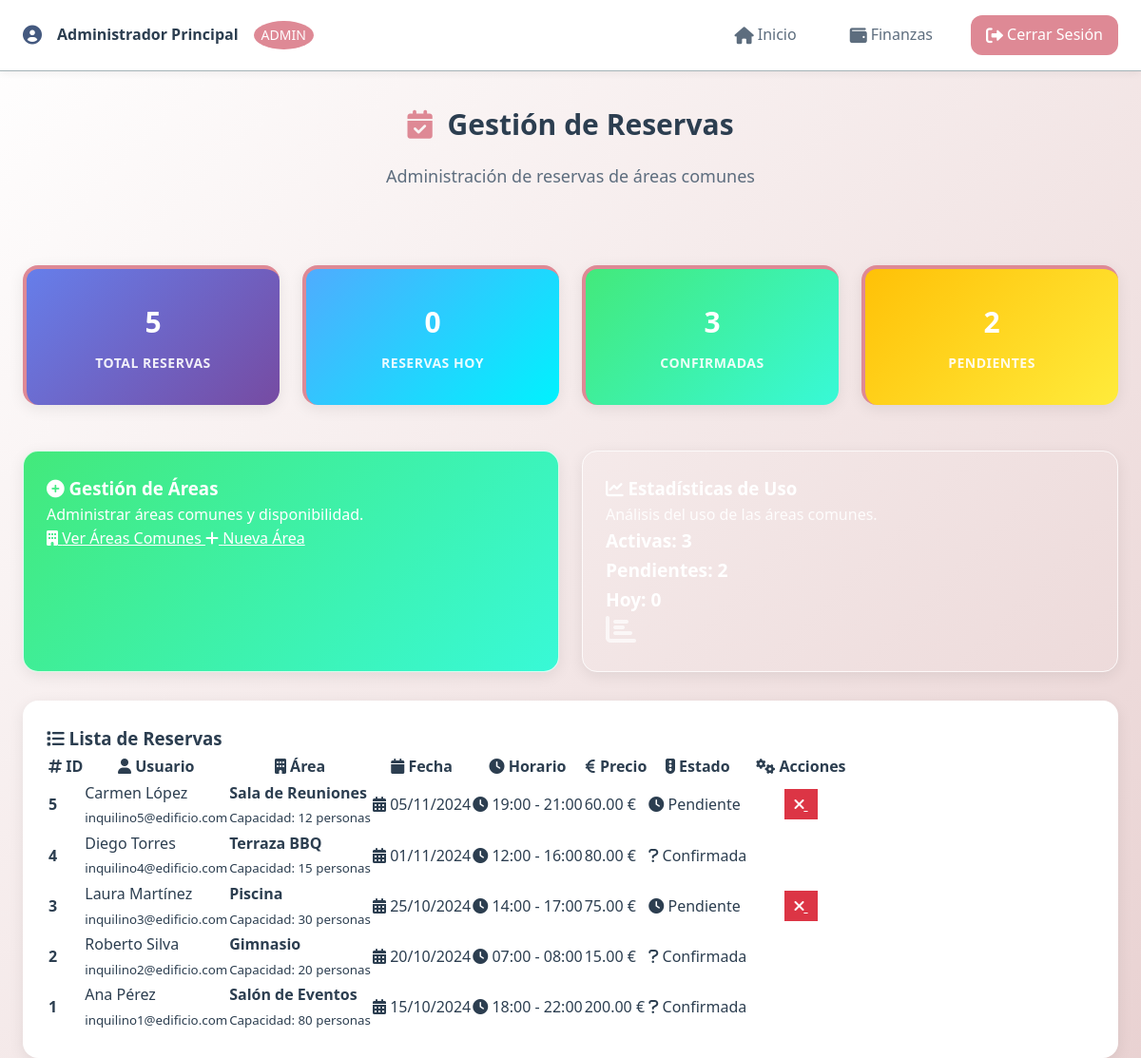
Page /views/admin/reservas.php (signed in) on the committed database.
### tables this page shows
CREATE TABLE `reservas` (
  `id` bigint(20) UNSIGNED NOT NULL,
  `inquilino_id` bigint(20) UNSIGNED NOT NULL,
  `area_comun_id` bigint(20) UNSIGNED NOT NULL,
  `fecha_inicio` datetime NOT NULL,
  `fecha_fin` datetime NOT NULL,
  `estado` enum('pendiente','confirmada','cancelada') NOT NULL DEFAULT 'pendiente',
  `descripcion` text DEFAULT NULL,
  `precio_total` decimal(8,2) DEFAULT NULL,
  `created_at` timestamp NULL DEFAULT NULL,
  `updated_at` timestamp NULL DEFAULT NULL
);

CREATE TABLE `users` (
  `id` bigint(20) UNSIGNED NOT NULL,
  `name` varchar(255) NOT NULL,
  `email` varchar(255) NOT NULL,
  `email_verified_at` timestamp NULL DEFAULT NULL,
  `password` varchar(255) NOT NULL,
  `role` enum('admin','empleado','inquilino') NOT NULL DEFAULT 'inquilino',
  `remember_token` varchar(100) DEFAULT NULL,
  `password_reset_token` varchar(255) DEFAULT NULL,
  `password_reset_expires` timestamp NULL DEFAULT NULL,
  `failed_login_attempts` int(11) DEFAULT 0,
  `locked_until` timestamp NULL DEFAULT NULL,
  `last_failed_login` timestamp NULL DEFAULT NULL,
  `password_changed_at` timestamp NULL DEFAULT NULL,
  `account_locked` tinyint(1) DEFAULT 0,
  `created_at` timestamp NULL DEFAULT NULL,
  `updated_at` timestamp NULL DEFAULT NULL,
  `last_login_at` datetime DEFAULT NULL,
  `reset_token` varchar(100) DEFAULT NULL,
  `reset_token_expires` datetime DEFAULT NULL
);

CREATE TABLE `areas_comunes` (
  `id` bigint(20) UNSIGNED NOT NULL,
  `nombre` varchar(100) NOT NULL,
  `descripcion` text DEFAULT NULL,
  `capacidad` int(11) DEFAULT NULL,
  `precio_hora` decimal(8,2) DEFAULT NULL,
  `estado` enum('disponible','mantenimiento','fuera_de_servicio') NOT NULL DEFAULT 'disponible',
  `horario_apertura` time DEFAULT NULL,
  `horario_cierre` time DEFAULT NULL,
  `created_at` timestamp NULL DEFAULT NULL,
  `updated_at` timestamp NULL DEFAULT NULL
);

### views/admin/reservas.php (the view, shortened to what this page needs)
<?php
require_once '../../includes/functions.php';
require_once '../../includes/header.php';
$database = new Database();
$db = $database->getConnection();
$reservas = [];
$total_reservas = 0;
$reservas_hoy = 0;
$reservas_activas = 0;
$reservas_pendientes = 0;
try {
    $query = "SELECT r.*,
                     u.name as usuario_nombre,
                     u.email as usuario_email,
                     ac.nombre as area_nombre,
                     ac.capacidad as area_capacidad
              FROM reservas r
              LEFT JOIN inquilinos i ON r.inquilino_id = i.id
              LEFT JOIN users u ON i.user_id = u.id
              LEFT JOIN areas_comunes ac ON r.area_comun_id = ac.id
              ORDER BY r.fecha_inicio DESC";
    $stmt = $db->prepare($query);
    $stmt->execute();
    $reservas = $stmt->fetchAll(PDO::FETCH_ASSOC);
    $total_reservas = count($reservas);
    $reservas_hoy = count(array_filter($reservas, function($r) {
        return isset($r['fecha_inicio']) && date('Y-m-d', strtotime($r['fecha_inicio'])) == date('Y-m-d');
    }));
    $reservas_activas = count(array_filter($reservas, function($r) {
        return isset($r['estado']) && $r['estado'] == 'confirmada';
    }));
    $reservas_pendientes = count(array_filter($reservas, function($r) {
        return isset($r['estado']) && $r['estado'] == 'pendiente';
    }));
} catch (PDOException $e) {
    $error = "Error al obtener reservas: " . $e->getMessage();
}
?>
<div class="bento-page-header">
    <h1 class="bento-page-title"><i class="fas fa-calendar-check"></i> Gestión de Reservas</h1>
    <p class="bento-page-subtitle">Administración de reservas de áreas comunes</p>
</div>
<div class="bento-stats-grid">
    <div class="bento-stat-card" style="background: linear-gradient(135deg, #667eea 0%, #764ba2 100%);">
        <div class="bento-stat-number" style="color: white;"><?php echo $total_reservas; ?></div>
        <div class="bento-stat-label" style="color: rgba(255,255,255,0.9);">Total Reservas</div>
    </div>
    <div class="bento-stat-card" style="background: linear-gradient(135deg, #4facfe 0%, #00f2fe 100%);">
        <div class="bento-stat-number" style="color: white;"><?php echo $reservas_hoy; ?></div>
        <div class="bento-stat-label" style="color: rgba(255,255,255,0.9);">Reservas Hoy</div>
    </div>
    <div class="bento-stat-card" style="background: linear-gradient(135deg, #43e97b 0%, #38f9d7 100%);">
        <div class="bento-stat-number" style="color: white;"><?php echo $reservas_activas; ?></div>
        <div class="bento-stat-label" style="color: rgba(255,255,255,0.9);">Confirmadas</div>
    </div>
    <div class="bento-stat-card" style="background: linear-gradient(135deg, #ffc107 0%, #ffeb3b 100%);">
        <div class="bento-stat-number" style="color: white;"><?php echo $reservas_pendientes; ?></div>
        <div class="bento-stat-label" style="color: rgba(255,255,255,0.9);">Pendientes</div>
    </div>
</div>
<div class="bento-grid" style="margin-bottom: 30px;">
    <div class="bento-card" style="background: linear-gradient(135deg, #43e97b 0%, #38f9d7 100%); color: white;">
        <h3><i class="fas fa-plus-circle"></i> Gestión de Áreas</h3>
        <p style="color: var(--dark-blue);">Administrar áreas comunes y disponibilidad.</p>
        <div class="d-flex gap-10" style="flex-wrap: wrap;">
            <a href="areas_comunes.php" class="btn" style="background: var(--dark-blue); color: white;">
                <i class="fas fa-building"></i> Ver Áreas Comunes
            </a>
            <a href="nueva_area.php" class="btn" style="background: var(--primary-blue); color: white;">
                <i class="fas fa-plus"></i> Nueva Área
            </a>
        </div>
    </div>
    <div class="bento-card" style="background: linear-gradient(135deg, var(--primary-blue), var(--secondary-green)); color: white;">
        <h3><i class="fas fa-chart-line"></i> Estadísticas de Uso</h3>
        <p style="color: rgba(255,255,255,0.9);">Análisis del uso de las áreas comunes.</p>
        <div class="d-flex justify-between align-center">
            <div>
                <strong style="font-size: 1.2rem;">
                    Activas: <?php echo $reservas_activas; ?><br>
                    Pendientes: <?php echo $reservas_pendientes; ?><br>
                    Hoy: <?php echo $reservas_hoy; ?>
                </strong>
            </div>
            <i class="fas fa-chart-bar" style="font-size: 2rem; opacity: 0.7;"></i>
        </div>
    </div>
</div>
<div class="bento-card">
    <h3><i class="fas fa-list"></i> Lista de Reservas</h3>
    <?php if (!empty($reservas)): ?>
        <div class="table-container">
            <table class="table">
                <thead>
                    <tr>
                        <th><i class="fas fa-hashtag"></i> ID</th>
                        <th><i class="fas fa-user"></i> Usuario</th>
                        <th><i class="fas fa-building"></i> Área</th>
                        <th><i class="fas fa-calendar"></i> Fecha</th>
                        <th><i class="fas fa-clock"></i> Horario</th>
                        <th><i class="fas fa-euro-sign"></i> Precio</th>
                        <th><i class="fas fa-traffic-light"></i> Estado</th>
                        <th><i class="fas fa-cogs"></i> Acciones</th>
                    </tr>
                </thead>
                <tbody>
                    <?php foreach ($reservas as $reserva): ?>
                        <tr>
                            <td><strong><?php echo $reserva['id']; ?></strong></td>
                            <td>
                                <?php echo htmlspecialchars($reserva['usuario_nombre'] ?? 'N/A'); ?>
                                <br><small style="color: var(--dark-gray);"><?php echo htmlspecialchars($reserva['usuario_email'] ?? 'N/A'); ?></small>
                            </td>
                            <td>
                                <strong><?php echo htmlspecialchars($reserva['area_nombre'] ?? 'N/A'); ?></strong>
                                <br><small style="color: var(--dark-gray);">Capacidad: <?php echo $reserva['area_capacidad'] ?? 0; ?> personas</small>
                            </td>
                            <td>
                                <i class="fas fa-calendar-alt"></i>
                                <?php
                                if (isset($reserva['fecha_inicio'])) {
                                    echo date('d/m/Y', strtotime($reserva['fecha_inicio']));
                                } else {
                                    echo 'N/A';
                                }
                                ?>
                            </td>
                            <td>
                                <i class="fas fa-clock"></i>
                                <?php
                                if (isset($reserva['fecha_inicio']) && isset($reserva['fecha_fin'])) {
                                    echo date('H:i', strtotime($reserva['fecha_inicio'])) . ' - ' . date('H:i', strtotime($reserva['fecha_fin']));
                                } else {
                                    echo 'N/A';
                                }
                                ?>
                            </td>
                            <td>
                                <span class="badge" style="background: var(--accent-mint); color: var(--dark-blue);">
                                    <?php echo number_format($reserva['precio_total'] ?? 0, 2); ?> €
                                </span>
                            </td>
                            <td>
                                <?php
                                $estado_mostrar = $reserva['estado_calculado'] ?? $reserva['estado'];
                                switch($estado_mostrar) {
                                    default:
                                        echo getStatusBadge($reserva['estado']);
                                }
                                ?>
                            </td>
                            <td>
                                <div class="d-flex gap-5">
                                    <?php if ($reserva['estado'] == 'pendiente'): ?>
                                        <a href="aprobar_reserva.php?id=<?php echo $reserva['id']; ?>"
                                           class="btn btn-sm" style="background: var(--secondary-green); color: white; padding: 5px 10px;">
                                            <i class="fas fa-check"></i>
                                        </a>
                                        <a href="rechazar_reserva.php?id=<?php echo $reserva['id']; ?>"
                                           class="btn btn-sm" style="background: #dc3545; color: white; padding: 5px 10px;">
                                            <i class="fas fa-times"></i>
                                        </a>
                                    <?php endif; ?>
                                    <a href="detalle_reserva.php?id=<?php echo $reserva['id']; ?>"
                                       class="btn btn-sm" style="background: var(--primary-blue); color: white; padding: 5px 10px;">
                                        <i class="fas fa-eye"></i>
                                    </a>
                                </div>
                            </td>
                        </tr>
                    <?php endforeach; ?>
                </tbody>
            </table>
        </div>
    <?php endif; ?>
</div>
<?php require_once '../../includes/footer.php'; ?>

### includes/functions.php (shortened to what this page needs)
<?php
function getStatusBadge($status) {
    $badges = [
        'activo' => ['class' => 'status-active', 'icon' => 'check-circle', 'text' => 'Activo'],
        'inactivo' => ['class' => 'status-expired', 'icon' => 'times-circle', 'text' => 'Inactivo'],
        'pendiente' => ['class' => 'status-pending', 'icon' => 'clock', 'text' => 'Pendiente'],
        'vencido' => ['class' => 'status-expired', 'icon' => 'exclamation-triangle', 'text' => 'Vencido']
    ];
    $badge = $badges[$status] ?? ['class' => 'status-pending', 'icon' => 'question', 'text' => ucfirst($status)];
    return "<span class='status-badge {$badge['class']}'>
                <i class='fas fa-{$badge['icon']}'></i> {$badge['text']}
            </span>";
}
?>

### assets/css/bento-style.css (style rules this page uses)
:root { --color-light-gray: #A5B3B7; --color-beige: #E5D7D5; --color-pink: #DE8995; --color-blush: #E9D2D2; --color-dark-blue: #44597F; --color-light-gray-light: #B8C5C9; --color-beige-light: #F0E8E6; --color-pink-light: #E5A3B0; --color-blush-light: #F2E4E4; --color-dark-blue-light: #5A7296; --text-primary: #2C3E50; --text-secondary: #5D6D7E; --text-light: #BDC3C7; --text-white: #FFFFFF; --bg-primary: #FFFFFF; --bg-secondary: var(--color-blush); --bg-accent: var(--color-beige); --bg-dark: var(--color-dark-blue); --shadow-sm: 0 2px 8px rgba(0, 0, 0, 0.06); --shadow-md: 0 4px 16px rgba(0, 0, 0, 0.08); --shadow-lg: 0 8px 32px rgba(0, 0, 0, 0.12); --shadow-xl: 0 16px 48px rgba(0, 0, 0, 0.15); --border-radius-sm: 8px; --border-radius-md: 12px; --border-radius-lg: 16px; --border-radius-xl: 24px; --border-radius-full: 50%; --spacing-xs: 4px; --spacing-sm: 8px; --spacing-md: 16px; --spacing-lg: 24px; --spacing-xl: 32px; --spacing-2xl: 48px; --transition-fast: 0.15s ease; --transition-normal: 0.25s ease; --transition-slow: 0.4s ease; --font-family-primary: 'Segoe UI', Tahoma, Geneva, Verdana, sans-serif; --font-family-mono: 'Consolas', 'Monaco', 'Courier New', monospace; --font-size-xs: 0.75rem; --font-size-sm: 0.875rem; --font-size-base: 1rem; --font-size-lg: 1.125rem; --font-size-xl: 1.25rem; --font-size-2xl: 1.5rem; --font-size-3xl: 1.875rem; --font-size-4xl: 2.25rem; --font-weight-normal: 400; --font-weight-medium: 500; --font-weight-semibold: 600; --font-weight-bold: 700; }
* { margin: 0; padding: 0; box-sizing: border-box; }
html { scroll-behavior: smooth; }
body { font-family: var(--font-family-primary); font-size: var(--font-size-base); line-height: 1.6; color: var(--text-primary); background: linear-gradient(135deg, var(--bg-primary) 0%, var(--bg-secondary) 100%); min-height: 100vh; }
.bento-card { background: var(--bg-primary); border-radius: var(--border-radius-lg); box-shadow: var(--shadow-md); padding: var(--spacing-lg); transition: var(--transition-normal); border: 1px solid rgba(255, 255, 255, 0.8); position: relative; overflow: hidden; }
.bento-card::before { content: ''; position: absolute; top: 0; left: 0; right: 0; height: 4px; background: linear-gradient(90deg, var(--color-pink), var(--color-dark-blue)); opacity: 0; transition: var(--transition-normal); }
.bento-grid { display: grid; grid-template-columns: repeat(auto-fit, minmax(300px, 1fr)); gap: var(--spacing-lg); margin: var(--spacing-xl) 0; }
.bento-stat-card { background: var(--bg-primary); border-radius: var(--border-radius-md); padding: var(--spacing-lg); text-align: center; box-shadow: var(--shadow-sm); border-left: 4px solid var(--color-pink); transition: var(--transition-normal); }
.bento-stat-number { font-size: var(--font-size-3xl); font-weight: var(--font-weight-bold); color: var(--color-dark-blue); margin-bottom: var(--spacing-sm); }
.bento-stat-label { font-size: var(--font-size-sm); color: var(--text-secondary); text-transform: uppercase; letter-spacing: 0.5px; }
.justify-between { justify-content: space-between; }
.bento-page-header { text-align: center; margin-bottom: var(--spacing-2xl); padding: var(--spacing-xl) 0; }
.bento-page-title { font-size: var(--font-size-3xl); font-weight: var(--font-weight-bold); color: var(--text-primary); margin-bottom: var(--spacing-md); }
.bento-page-title i { color: var(--color-pink); margin-right: var(--spacing-sm); }
.bento-page-subtitle { color: var(--text-secondary); font-size: var(--font-size-lg); }
.bento-stats-grid { display: grid; grid-template-columns: repeat(auto-fit, minmax(250px, 1fr)); gap: var(--spacing-lg); margin-bottom: var(--spacing-2xl); }
.bento-stat-card { background: var(--bg-primary); padding: var(--spacing-xl); border-radius: var(--border-radius-lg); box-shadow: var(--shadow-md); text-align: center; border-top: 4px solid var(--color-pink); transition: var(--transition-normal); }
.bento-stat-label { color: var(--text-secondary); font-size: var(--font-size-sm); text-transform: uppercase; letter-spacing: 0.5px; font-weight: var(--font-weight-semibold); }

### rows in the picture
reservas: id "5", users.name "Carmen López", users.email "inquilino5@edificio.com", areas_comunes.nombre "Sala de Reuniones", areas_comunes.capacidad "12", fecha_inicio "05/11/2024", fecha_inicio "19:00", fecha_fin "21:00", precio_total "60.00", estado "Pendiente"
reservas: id "4", users.name "Diego Torres", users.email "inquilino4@edificio.com", areas_comunes.nombre "Terraza BBQ", areas_comunes.capacidad "15", fecha_inicio "01/11/2024", fecha_inicio "12:00", fecha_fin "16:00", precio_total "80.00", estado "Confirmada"
reservas: id "3", users.name "Laura Martínez", users.email "inquilino3@edificio.com", areas_comunes.nombre "Piscina", areas_comunes.capacidad "30", fecha_inicio "25/10/2024", fecha_inicio "14:00", fecha_fin "17:00", precio_total "75.00", estado "Pendiente"
reservas: id "2", users.name "Roberto Silva", users.email "inquilino2@edificio.com", areas_comunes.nombre "Gimnasio", areas_comunes.capacidad "20", fecha_inicio "20/10/2024", fecha_inicio "07:00", fecha_fin "08:00", precio_total "15.00", estado "Confirmada"
reservas: id "1", users.name "Ana Pérez", users.email "inquilino1@edificio.com", areas_comunes.nombre "Salón de Eventos", areas_comunes.capacidad "80", fecha_inicio "15/10/2024", fecha_inicio "18:00", fecha_fin "22:00", precio_total "200.00", estado "Confirmada"

### other values in the picture
$_SESSION['user_name'] "Administrador Principal"
$_SESSION['role'] "ADMIN"
$total_reservas "5"
$reservas_hoy "0"
$reservas_activas "3"
$reservas_pendientes "2"
